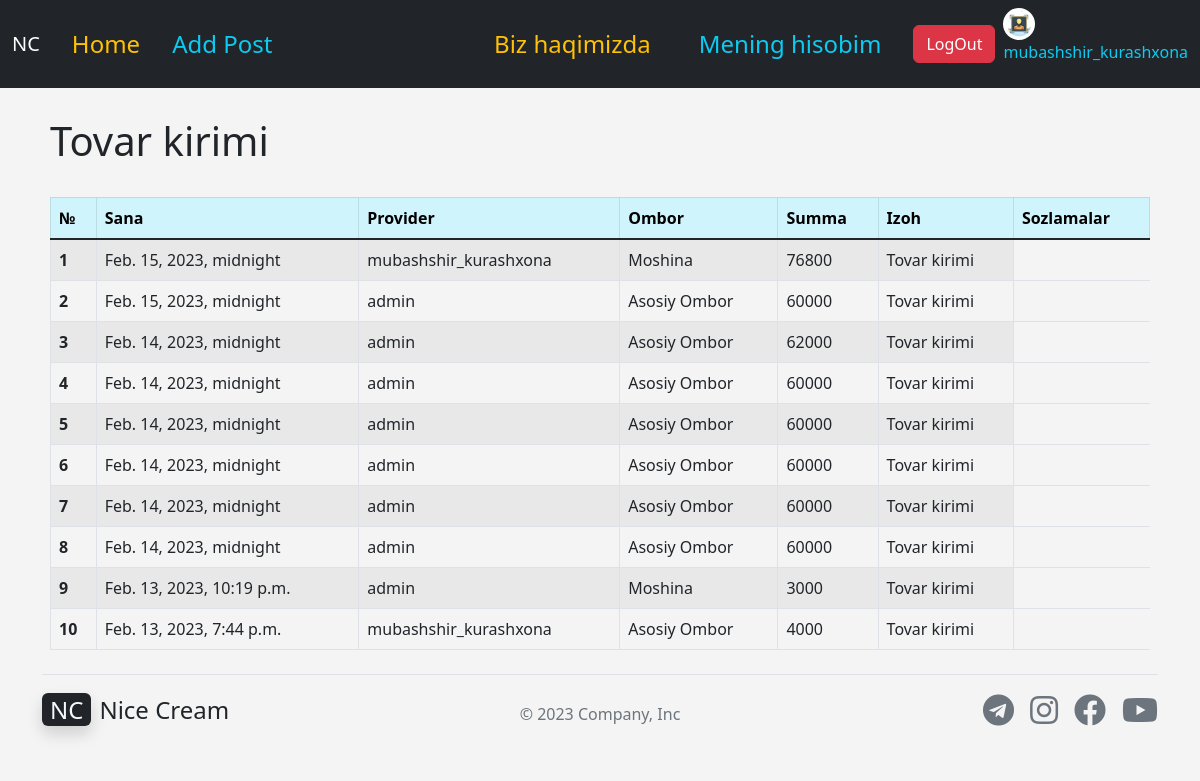
/products/in_product_list/ (signed in), run on an earlier commit of the app's database.
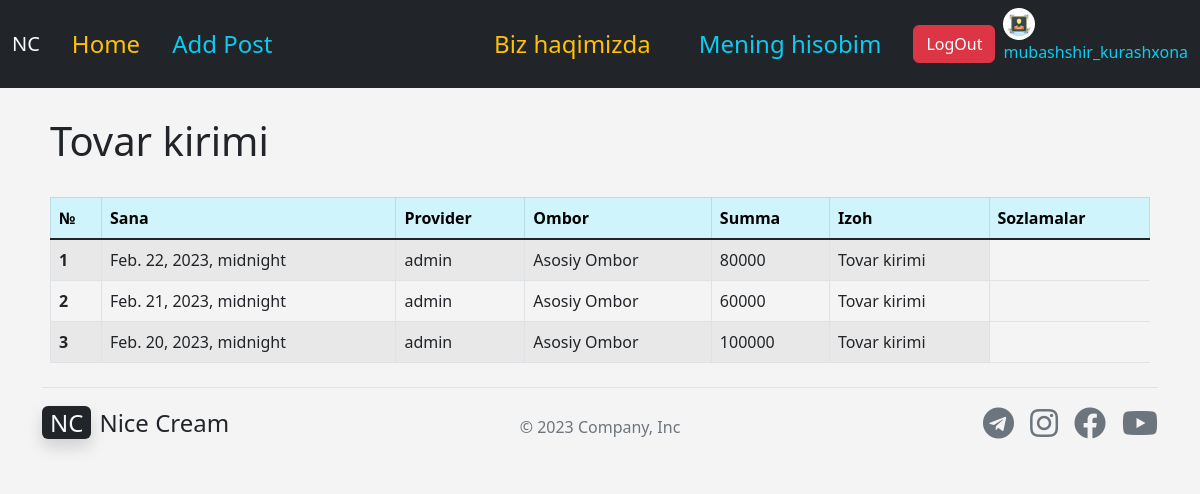
And on a later commit of the database.
### apps/accounts/models.py (models this page shows)
class User(AbstractUser):
    USER_TYPE_CHOICES = (
        ('PR', 'Provider'),
        ('CL', 'Client'),
    )
    username = models.CharField(max_length=255,unique=True,)
    first_name = models.CharField(max_length=255, blank=True, null=True)
    last_name = models.CharField(max_length=255, blank=True, null=True)
    phone = models.CharField(max_length=50, blank=True, null=True)
    email = models.EmailField(verbose_name='email address', blank=True, max_length=255, null=True)
    activated_date = models.DateTimeField(blank=True, null=True)
    balance = models.IntegerField(default=0)
    image = models.ImageField(default='user4.png',upload_to='images/', blank=True, null=True)
    address = models.CharField(max_length=255, blank=True, null=True)
    is_active = models.BooleanField(default=True)
    is_staff = models.BooleanField(default=False)
    is_superuser = models.BooleanField(default=False)
    user_type = models.CharField(max_length=50,choices=USER_TYPE_CHOICES, default='PR')
    def __str__(self):
        return self.username

### apps/products/models.py (models this page shows, shortened)
class InProduct(models.Model):
    in_date = models.DateTimeField('Sana',)
    provider = models.ForeignKey(User, blank=True, null=True, on_delete= models.CASCADE, related_name="buy_provider", limit_choices_to ={'user_type':'PR'})
    warehouse = models.ForeignKey(Warehouse, blank=True, null=True, on_delete= models.CASCADE)
    product = models.ForeignKey(Product, blank=True, null=True, on_delete= models.CASCADE)
    quantity = models.IntegerField('Soni', )
    body_price = models.IntegerField('Tannarxi',  )
    body_summa = models.IntegerField('TanSumma',  )
    price = models.IntegerField('Narxi',  )
    summa = models.IntegerField('Summa',  )
    shop_price = models.IntegerField('Snarxi',  )
    shop_summa = models.IntegerField('Ssumma', )
    comment = models.TextField(blank=True, null=True, default='Tovar kirimi',)

class Warehouse(models.Model):
    name = models.CharField('Ombor Nomi', max_length=50)
    warehouse_size = models.FloatField(blank=True, null=True,)
    def __str__(self):
        return self.name

### apps/products/views.py (the view)
# urls.py: path('in_product_list/', views.in_product_list, name='in_product_list'),
def in_product_list(request):
    in_product_list = InProduct.objects.all().order_by('-in_date')
    return render(request, 'products/in_product_list.html', {
        'in_product_list' : in_product_list,
    })

### apps/products/templates/products/in_product_list.html (shortened to what this page needs)
{% extends 'base.html' %}
{% block content %}
<br>
<h1>Tovar kirimi</h1> <br>
<table class="table table-striped table-hover table-bordered">
    <thead class="table-info">
      <tr>
        <th scope="col">№</th>
        <th scope="col">Sana</th>
        <th scope="col">Provider</th>
        <th scope="col">Ombor</th>
        <th scope="col">Summa</th>
        <th scope="col">Izoh</th>
        <th scope="col">Sozlamalar</th>
      </tr>
    </thead>
    <tbody class="table-group-divider">
      {% for product in in_product_list %}
      <tr>
        <th scope="row">{{ forloop.counter }}</th>
        <td>{{ product.in_date }}</td>
        <td>{{ product.provider }}</td>
        <td>{{ product.warehouse }}</td>
        <td>{{ product.body_summa }}</td>
        <td>{{ product.comment }}</td>
      </tr>
      {% endfor %}
    </tbody>
  </table>
{% endblock content %}

### templates/base.html (shortened to what this page needs)
<!doctype html>
<html lang="en">
  <head>
    <link href="https://cdn.jsdelivr.net/npm/bootstrap@5.2.2/dist/css/bootstrap.min.css" rel="stylesheet">
    <link rel="stylesheet" href="https://pro.fontawesome.com/releases/v5.10.0/css/all.css">
  </head>
  <body>
    {% include 'navbar.html' %}
    <div class="mycontainer">
    {% block content %}
    {% endblock content %}
    </div>
    {% include 'footer.html' %}
</body>
</html>

### templates/navbar.html (shortened to what this page needs)
<nav class="navbar navbar-dark navbar-expand-lg bg-dark">
    <div class="container-fluid">
      <a class="navbar-brand" href="{% url 'home' %}">NC</a>
      <div class="collapse navbar-collapse" id="navbarSupportedContent">
        <a href="{% url 'home' %}" class="nav-link px-3 text-warning fs-4">Home</a>
        <a href="{% url 'post_new' %}" class="nav-link px-3 text-info fs-4">Add Post</a>
          <a href="{% url 'home' %}" class="nav-link px-4 text-warning fs-4">Biz haqimizda</a>
          {% if user.is_authenticated %}
          <a href="{% url 'home' %}" class="nav-link px-4 text-info fs-4">Mening hisobim</a>
          <a href="{% url 'logout' %}" class="btn btn-danger mt-2 mb-2 mx-2">LogOut</a>
          <div class="d-block">
              {% if user.image %}
              <img src="{{ user.image.url }}" alt="mdo" width="32" height="32" class="rounded-circle">
              {% endif %}
            <p class="text-info">{{ user.username }}</p>
          </div>
          {% else %}
          <a href="{% url 'login' %}" class="btn btn-outline-light me-2">Login</a>
          <a href="{% url 'register_user' %}" class="btn btn-warning">Sign-up</a>
          {% endif %}
      </div>
    </div>
  </nav>

### templates/footer.html
{% block content %}
<div class="container">
    <footer class="d-flex flex-wrap justify-content-between align-items-center py-3 my-4 border-top">
      <div class="col-md-4 d-flex align-items-center">
          <h1 class="fs-4"><span class="bg-dark text-light rounded shadow px-2 me-2">NC</span><span class="text-dark">Nice Cream</span></h1>
      </div>
      <span class="mb-3 mb-md-0 text-muted justify-content-center">© 2023 Company, Inc</span>
      <ul class="nav col-md-4 justify-content-end list-unstyled d-flex">
        <li class="ms-3"><h2><a class="text-muted" href="https://t.me/NiceCreamUz"><i class="fab fa-telegram"></i></a></h2></li>
        <li class="ms-3"><h2><a class="text-muted" href="#"><i class="fab fa-instagram"></i></a></h2></li>
        <li class="ms-3"><h2><a class="text-muted" href="#"><i class="fab fa-facebook"></i></a></h2></li>
        <li class="ms-3"><h2><a class="text-muted" href="#"><i class="fab fa-youtube"></i></a></h2></li>
      </ul>
    </footer>
  </div>
  {% endblock content %}

### templates/base.html (style rules this page uses)
body { background: #f4f4f4; }
.mycontainer { margin: 5px 50px 5px 50px; }

What changed in the data, as far as the page shows it:
removed InProduct: in_date "Feb. 15, 2023, midnight", provider "mubashshir_kurashxona", warehouse "Moshina", body_summa "76800", comment "Tovar kirimi"
removed InProduct: in_date "Feb. 15, 2023, midnight", provider "admin", warehouse "Asosiy Ombor", body_summa "60000", comment "Tovar kirimi"
removed InProduct: in_date "Feb. 14, 2023, midnight", provider "admin", warehouse "Asosiy Ombor", body_summa "62000", comment "Tovar kirimi"
removed InProduct: in_date "Feb. 14, 2023, midnight", provider "admin", warehouse "Asosiy Ombor", body_summa "60000", comment "Tovar kirimi"
removed InProduct: in_date "Feb. 14, 2023, midnight", provider "admin", warehouse "Asosiy Ombor", body_summa "60000", comment "Tovar kirimi"
removed InProduct: in_date "Feb. 14, 2023, midnight", provider "admin", warehouse "Asosiy Ombor", body_summa "60000", comment "Tovar kirimi"
removed InProduct: in_date "Feb. 14, 2023, midnight", provider "admin", warehouse "Asosiy Ombor", body_summa "60000", comment "Tovar kirimi"
removed InProduct: in_date "Feb. 14, 2023, midnight", provider "admin", warehouse "Asosiy Ombor", body_summa "60000", comment "Tovar kirimi"
removed InProduct: in_date "Feb. 13, 2023, 10:19 p.m.", provider "admin", warehouse "Moshina", body_summa "3000", comment "Tovar kirimi"
removed InProduct: in_date "Feb. 13, 2023, 7:44 p.m.", provider "mubashshir_kurashxona", warehouse "Asosiy Ombor", body_summa "4000", comment "Tovar kirimi"
added InProduct: in_date "Feb. 22, 2023, midnight", provider "admin", warehouse "Asosiy Ombor", body_summa "80000", comment "Tovar kirimi"
added InProduct: in_date "Feb. 21, 2023, midnight", provider "admin", warehouse "Asosiy Ombor", body_summa "60000", comment "Tovar kirimi"
added InProduct: in_date "Feb. 20, 2023, midnight", provider "admin", warehouse "Asosiy Ombor", body_summa "100000", comment "Tovar kirimi"
